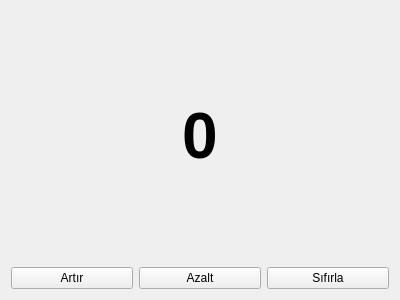
<?xml version="1.0" encoding="UTF-8"?>
<ui version="4.0">
    <class>Widget</class>
    <widget class="QWidget" name="Widget">
        <property name="geometry">
            <rect>
                <x>0</x>
                <y>0</y>
                <width>400</width>
                <height>300</height>
            </rect>
        </property>
        <property name="windowTitle">
            <string>Sayaç Uygulaması</string>
        </property>
        <layout class="QVBoxLayout" name="verticalLayout">
            <item>
                <widget class="QLabel" name="labelSayac">
                    <property name="text">
                        <string>0</string>
                    </property>
                    <property name="alignment">
                        <set>Qt::AlignmentFlag::AlignCenter</set>
                    </property>
                    <property name="font">
                        <font>
                            <pointsize>48</pointsize>
                            <bold>true</bold>
                        </font>
                    </property>
                </widget>
            </item>
            <item>
                <layout class="QHBoxLayout" name="horizontalLayout">
                    <item>
                        <widget class="QPushButton" name="buttonArtir">
                            <property name="text">
                                <string>Artır</string>
                            </property>
                        </widget>
                    </item>
                    <item>
                        <widget class="QPushButton" name="butonAzalt">
                            <property name="text">
                                <string>Azalt</string>
                            </property>
                        </widget>
                    </item>
                    <item>
                        <widget class="QPushButton" name="butonSifirla">
                            <property name="text">
                                <string>Sıfırla</string>
                            </property>
                        </widget>
                    </item>
                </layout>
            </item>
        </layout>
    </widget>
    <resources />
    <connections />
</ui>
